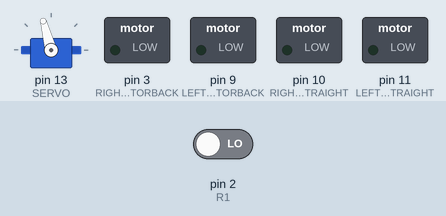
This sketch was run on a simulated Arduino Uno, built with avr-gcc and run on an emulated ATmega328P. On the bench: servo, switched loads named in the sketch (green lamp = pin HIGH). Wiring (inferred from the names in the program): servo: signal pin 13. The inputs (shaded band) are chosen by the test bench; at power-on: pin 2 (R1) LOW. Servo pulses on a pin are drawn as a servo (544–2400 µs = 0–180°); pins used as bus, display or sensor lines are not drawn.

Above: at 0.1 s.
At 1.1 s:
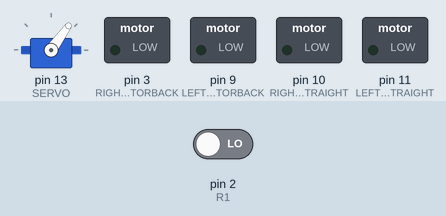
At 5.1 s:
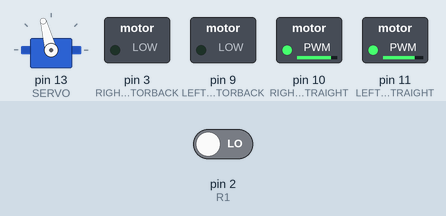
Timing chart, 0 to 6.6 s (numbered marks = the images above):
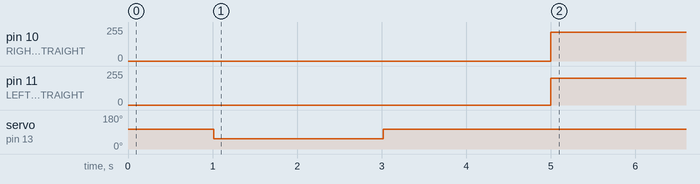

Measured:
- by itself, pin 10 (RIGHTMOTORSTRAIGHT): 0/255 → 215/255 at 5.0 s
- by itself, pin 11 (LEFTMOTORSTRAIGHT): 0/255 → 200/255 at 5.0 s
- by itself, servo on pin 13 (SERVO): 105° → 54° at 1.0 s, → 105° 2.0 s later

The sketch:

Gripper.ino
```cpp
#define SERVO 13              // pin connected to the servo motor (gripper)
#define GRIPPER_OPEN 1620
#define GRIPPER_CLOSE 1100

const int LEFTMOTORBACK = 9;        // pin controlling left motor backward
const int LEFTMOTORSTRAIGHT = 11;    // pin controlling left motor forward
const int RIGHTMOTORBACK = 3;      // pin controlling right motor backward
const int RIGHTMOTORSTRAIGHT = 10;  // pin controlling right motor forward

const int R1 = 2;
const int R2 = 3;

const int PULSES_FOR_25CM = 60;   // number of encoder pulses needed to move 25 cm

volatile int pulsesRight = 0;   // counter for right wheel encoder pulses
volatile int pulsesLeft = 0;    // counter for left wheel encoder pulses

boolean first = true;
boolean second = false;
boolean third = false;

unsigned long startTime = millis();

void setup() {

  pinMode(SERVO, OUTPUT); // servo pin configured as output

  // configure motor control pins
  pinMode(LEFTMOTORBACK, OUTPUT);
  pinMode(LEFTMOTORSTRAIGHT, OUTPUT);
  pinMode(RIGHTMOTORBACK, OUTPUT);
  pinMode(RIGHTMOTORSTRAIGHT, OUTPUT);

  // attach interrupts for wheel encoders
  attachInterrupt(digitalPinToInterrupt(R1), countRight, RISING); // increment right encoder count
  attachInterrupt(digitalPinToInterrupt(R2), countLeft, RISING);  // increment left encoder count

  stopMoving(); // ensure robot is stopped at startup
}

void loop() {

// open the gripper for 1 second
holdGripper(GRIPPER_OPEN,1000);

  if (first) {
      // close the gripper (simulate grabbing at the start)
      holdGripper(GRIPPER_CLOSE, 2000);

      // switch to next stage
      first = false;
      second = true;

      startTime = millis(); // save current time
  }

  if (second){
    // open the gripper again
    holdGripper(GRIPPER_OPEN, 2000);

    // move to the next stage
    second = false;
    third = true;

    startTime = millis(); // save current time
  }

if (third){

  // move forward approximately 25 cm
  moveDistance(PULSES_FOR_25CM);

  stopMoving(); // stop after movement

  // close the gripper to grab the cone
  holdGripper(GRIPPER_CLOSE,2000);

  // move forward another 25 cm
  moveDistance(PULSES_FOR_25CM);

  stopMoving(); // final stop

  // infinite loop to keep sending servo signal
  while(1) {
    gripper(0);
  }
}

}

void moveDistance(int pulsesNeeded){

int start = pulsesRight; // store current encoder value

// keep moving until the required number of pulses is reached
while(pulsesRight < start + pulsesNeeded){

moveForward(200);
gripper(0);   // keep sending servo signal so it holds its position

}

}

void moveForward(int speed){

// drive robot forward
// slight speed difference compensates motor imbalance

analogWrite(RIGHTMOTORSTRAIGHT,speed+15);
analogWrite(LEFTMOTORSTRAIGHT,speed);

analogWrite(RIGHTMOTORBACK,0);
analogWrite(LEFTMOTORBACK,0);

}

void stopMoving(){

// stop both motors

analogWrite(RIGHTMOTORSTRAIGHT,0);
analogWrite(LEFTMOTORSTRAIGHT,0);
analogWrite(RIGHTMOTORBACK,0);
analogWrite(LEFTMOTORBACK,0);

}

void countLeft(){

// interrupt handler for left wheel encoder
pulsesLeft++;

}

void countRight(){

// interrupt handler for right wheel encoder
pulsesRight++;

}

void holdGripper(int pulse,int timeMs){

// keep the gripper in a specific position for a given time

unsigned long start = millis();

while(millis() - start < timeMs){
gripper(pulse);
}

}

void gripper(int newPulse){
  // generates control pulses for the servo
  static unsigned long timer; // timer to control pulse interval
  static int pulse;           // stored pulse width

  if(millis() > timer){
    // update stored pulse if a new value is provided
    if(newPulse > 0){
      pulse = newPulse;
    }
    // generate servo control pulse
    digitalWrite(SERVO, HIGH);
    delayMicroseconds(pulse);
     digitalWrite(SERVO, LOW);
    // servo signal repeated roughly every 20 ms
    timer = millis() + 20;
  }
}
```
